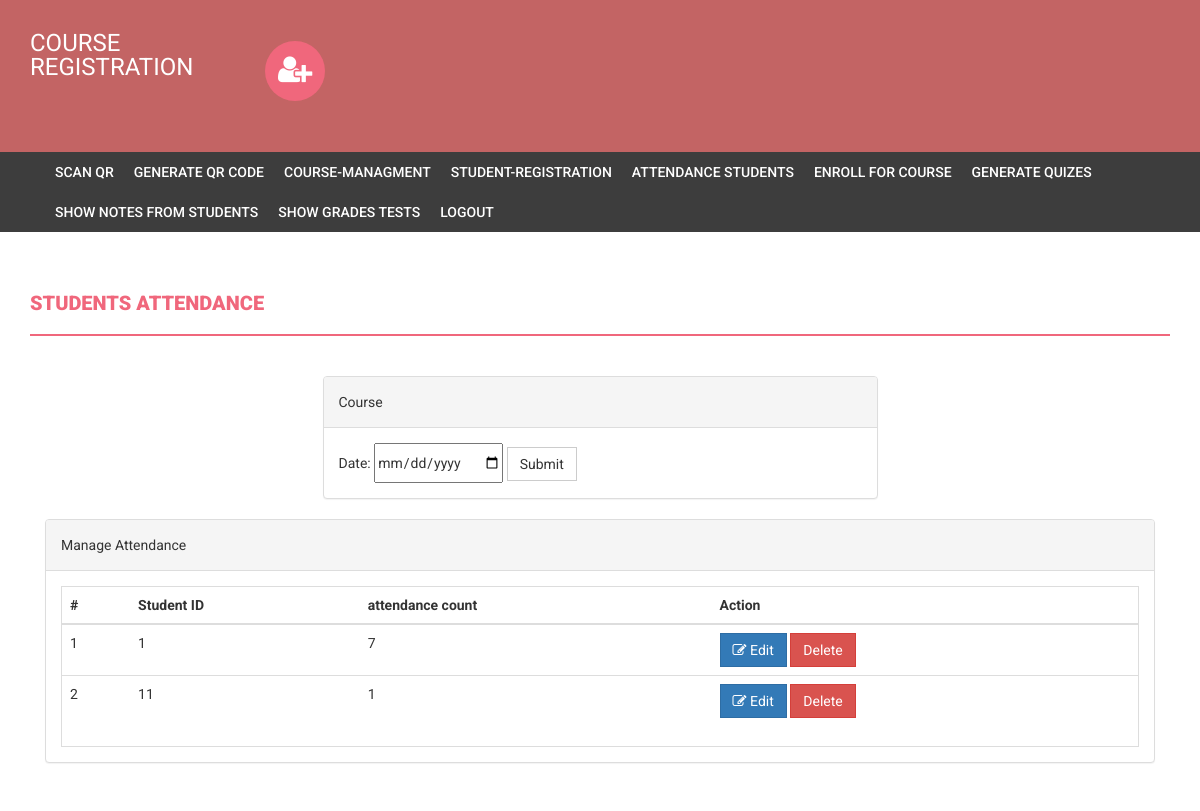
Screenshot of /attendance.php (signed in) with the database file from the repository.
### tables this page shows
CREATE TABLE `student` (
  `id` int(11) NOT NULL,
  `password` int(11) NOT NULL
);

### attendance.php (the view, shortened to what this page needs)
<?php
if(strlen($_SESSION['alogin'])==0)
    {
header('location:index.php');
}
else{
?>
<!DOCTYPE html>
<html xmlns="http://www.w3.org/1999/xhtml">
<head>
    <link href="assets/css/bootstrap.css" rel="stylesheet" />
    <link href="assets/css/font-awesome.css" rel="stylesheet" />
    <link href="assets/css/style.css" rel="stylesheet" />
</head>
<body>
<?php include('includes/header.php');?>
<?php if($_SESSION['alogin']!="")
{
 include('includes/menubar.php');
}
 ?>
    <div class="content-wrapper">
        <div class="container">
              <div class="row">
                    <div class="col-md-12">
                        <h1 class="page-head-line">Students Attendance  </h1>
                    </div>
                </div>
                <div class="row" >
                  <div class="col-md-3"></div>
                    <div class="col-md-6">
                        <div class="panel panel-default">
                        <div class="panel-heading">
                           Course
                        </div>
                        <div class="panel-body">
                       <form name="dept" method="post">
  Date:
  <input type="date" name="bday" required>
 <button type="submit" name="submit" class="btn btn-default">Submit</button>
</form>
                            </div>
                            </div>
                    </div>
                </div>
                <div class="col-md-12">
                    <div class="panel panel-default">
                        <div class="panel-heading">
                            Manage Attendance
                        </div>
                        <div class="panel-body">
                            <div class="table-responsive table-bordered">
                                <table class="table">
                                    <thead>
                                        <tr>
                                            <th>#</th>
                                            <th>Student ID</th>
                                            <th>attendance count</th>
                                            <th>Action</th>
                                        </tr>
                                    </thead>
                                    <tbody>
<?php
$sql1=mysql_query("SELECT * FROM student");
$cnt=1;
while($row=mysql_fetch_array($sql1))
{
?>
                                        <tr>
                                            <td><?php echo $cnt;?></td>
                                            <td><?php echo htmlentities($row['id']);?></td>
                                            <td><?php
                                            $result = mysql_query("SELECT COUNT(*) AS total FROM attend WHERE student_id=".$row['id']);
                                            $data = mysql_fetch_assoc($result);
                                            $count = $data['total'];
                                            echo htmlentities($count);
                                            ?></td>
                                            <td>
                                            <a href="edit-course.php?id=<?php echo $row['id']?>">
<button class="btn btn-primary"><i class="fa fa-edit "></i> Edit</button> </a>
  <a href="course.php?id=<?php echo $row['id']?>&del=delete" onClick="return confirm('Are you sure you want to delete?')">
                                            <button class="btn btn-danger">Delete</button>
</a>
                                            </td>
                                        </tr>
<?php
$cnt++;
} ?>
                                    </tbody>
                                </table>
                            </div>
                        </div>
                    </div>
                </div>
            </div>
        </div>
</body>
</html>
<?php } ?>

### assets/css/style.css (style rules this page uses)
body { font-family: 'Roboto', sans-serif; line-height: 30px; }
.content-wrapper { margin-top: 40px; min-height: 600px; padding-bottom: 60px; }
.page-head-line { font-weight: 900; padding-bottom: 20px; border-bottom: 2px solid #F0677C; text-transform: uppercase; color: #F0677C; font-size: 20px; margin-bottom: 40px; }
.btn { border-radius: 0px; -webkit-border-radius: 0px; -moz-border-radius: 0px; }

### rows the page displays
student: id "1", count "7"
student: id "11", count "1"
